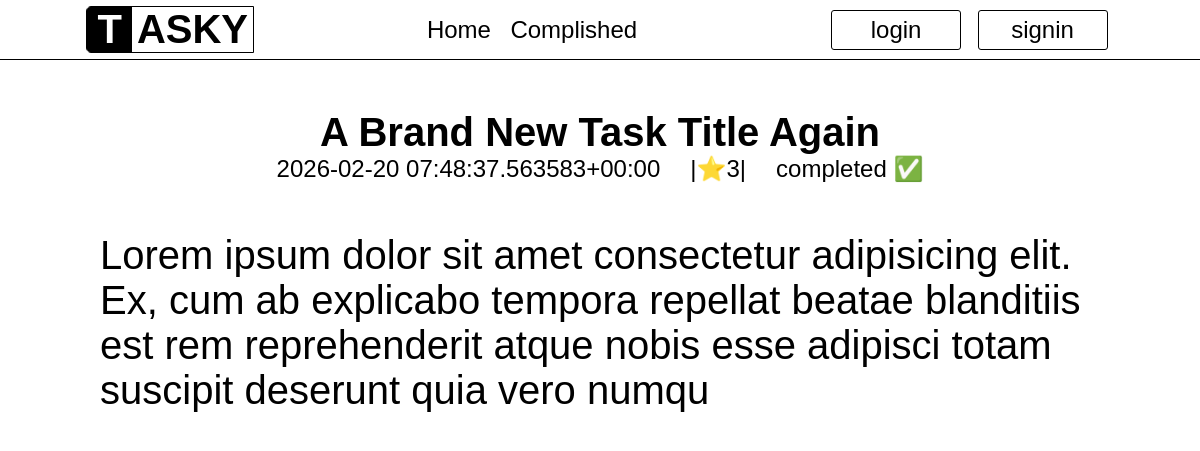
The app's page /3/complished-details/ with its own data.
### taskyapp/models.py (models this page shows, shortened)
class ComplishedTaskModel(models.Model):
    title = models.CharField(max_length=50)
    date = models.CharField(max_length=70)
    priority = models.IntegerField()
    task = models.CharField(max_length=200)

### taskyapp/views.py (the view)
# urls.py: path('<str:pk>/complished-details/', views.ComplishedDetailsView.as_view(), name='complished-details'),
class ComplishedDetailsView(DetailView):
    template_name = "taskyapp/complished_details.html"
    model = ComplishedTaskModel
    context_object_name = "task"

### taskyapp/templates/taskyapp/complished_details.html (shortened to what this page needs)
{% extends "base.html" %}
{% load static %}
{% block page_style %}
<link rel="stylesheet" href="{% static "taskyapp/nav.css" %}">
<link rel="stylesheet" href="{% static "taskyapp/task_details.css" %}">
{% endblock %}
{% block page_content %}
{% include "taskyapp/includes/nav.html" %}
    <div class='task-details-container'>
        <h1>{{ task.title|title }}</h1>
        <div class='under-title' >
            <p>{{ task.date }}</p>
            <p class='task-details-priority' > |⭐{{ task.priority }}|</p>
            <p>completed ✅</p>
        </div>
        <p class='task-details-task' >{{ task.task }}</p>
    </div>
{% endblock %}

### taskyapp/static/taskyapp/task_details.css (style rules this page uses)
.task-details-container { width: 100%; text-align: center; }
.task-details-container h1 { font-size: 2.5em; }
.under-title { display: flex; justify-content: center; margin-bottom: 40px; font-size: 1.5em; }
.task-details-priority { margin: 0px 30px; }
.task-details-task { font-size: 2.5em; padding: 10px 100px; text-align: left; }

### static/base.css (style rules this page uses)
* { color: black; background-color: white; font-family: sans-serif; margin: 0; padding: 0; box-sizing: border-box; }

### records on screen
ComplishedTaskModel: title "A Brand New Task Title Again", date "2026-02-20 07:48:37.563583+00:00", priority "3", task "Lorem ipsum dolor sit amet consectetur adipisicing elit. Ex, cum ab explicabo tempora repellat beatae blanditiis est rem reprehenderit atque nobis esse adipisci totam suscipit deserunt quia vero numqu"
